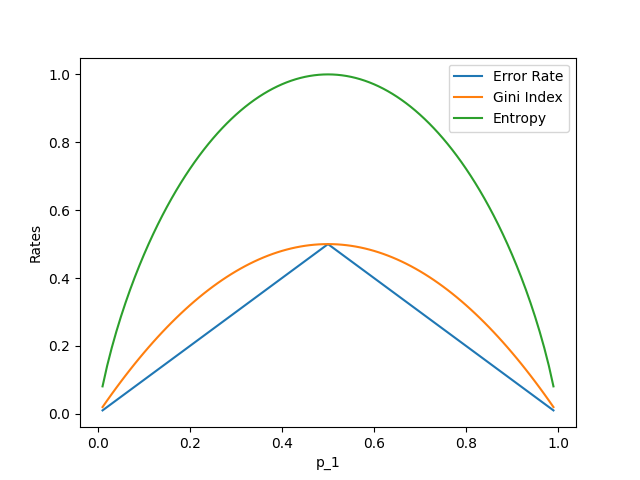

Recreate this plot in Python.
import numpy as np
from matplotlib import pyplot as plt

probs = np.arange(0.01, 1, 0.01)

error_rate = [1 - max(v, 1-v) for v in probs]
gini = [2*v*(1-v) for v in probs]
entropy = [-v*np.log2(v) - (1-v)*np.log2(1-v) for v in probs]

plt.plot(probs, error_rate, label='Error Rate')
plt.plot(probs, gini, label='Gini Index')
plt.plot(probs, entropy, label='Entropy')
plt.xlabel('p_1')
plt.ylabel('Rates')
plt.legend()
plt.savefig('q3.png')
